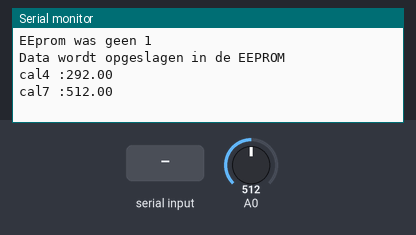
A sketch run on a simulated Arduino Uno, built with avr-gcc and run on an emulated ATmega328P. Parts: the last lines printed to the serial monitor. The inputs (shaded band) are chosen by the test bench; at power-on: A0 = 512. EEPROM starts erased.

Above: at 1.2 s.
1.3 s: "90,45\n" received over Serial
At 2.1 s:
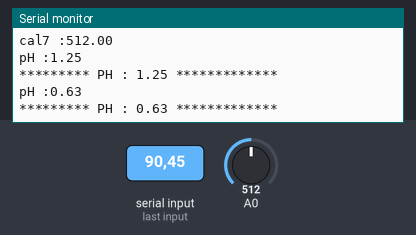
2.8 s: "1\n" received over Serial
At 5.1 s:
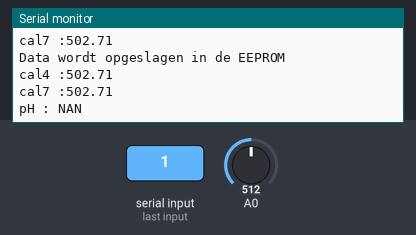
5.4 s: "30,150\n" received over Serial
At 6.2 s:
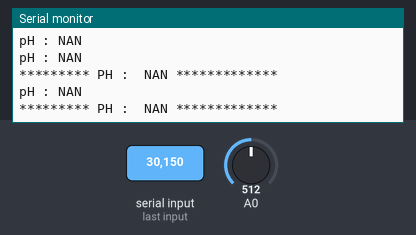
6.9 s: "2\n" received over Serial
At 7.7 s:
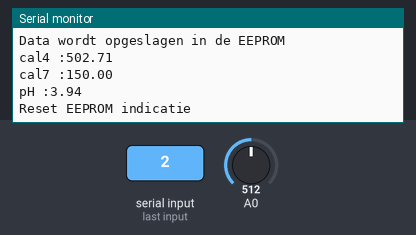
8.4 s: A0 set to 716
At 10.3 s:
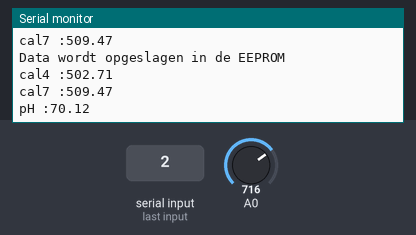
Timing chart, 0 to 11.8 s (numbered marks = the images above; inputs shaded):
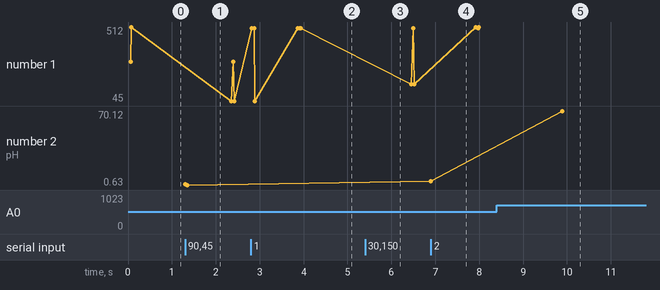

The sketch:

Ph_metting_vb.ino
```cpp
//Ph meting en EEPROM gebruik
//Riekus Bennink
// AV de glasbaars

// We hebben de EEPROM library nodig
#include <EEPROM.h>
//voor het filteren van de analoge (A0) waarden gebruiken een kalmanfilter
#include <SimpleKalmanFilter.h>

// dit is omdat dit makkelijk is
#include <arduino-timer.h>

auto _Timer = timer_create_default();  // hier maken we een timer
//SimpleKalmanFilter(e_mea, e_est, q);
//e_mea: Measurement Uncertainty
// e_est: Estimation Uncertainty
//q: Process Noise

SimpleKalmanFilter analogeWaardeGefilterd(2, 2, 0.01);
float _GefilterdAnalogeWaarde = 0.0;

struct DATA {  // hier defineren een data structuur
  float cal4 = 292.0;
  float cal7 = 512.0;
};

DATA _Data;  // dit is nu het type  DATA
float _PhWaarde = 0.0;

void slaDataOp() {
  Serial.println("Data wordt opgeslagen in de EEPROM");
  Serial.println("cal4 :" + String(_Data.cal4));
  Serial.println("cal7 :" + String(_Data.cal7));
  EEPROM.put(1, _Data);
  EEPROM.write(0, 1);  // we schrijven hier de waarde 1 op adres 0 , zodat we weten dat we wat opgeslagen hebben
}

void leesData() {
  if (EEPROM.read(0) == 1) {  //als de waarde op adres 0 een 1 dan hebben we data op geslagen
    EEPROM.get(1, _Data);
    Serial.println("Data is gelezen uit de EEPROM");
    Serial.println("cal4 :" + String(_Data.cal4));
    Serial.println("cal7 :" + String(_Data.cal7));
  } else{
    Serial.println("EEprom was geen 1");
    slaDataOp();
  }
}

void resetEEPROM(){
   EEPROM.write(0, 0);
}

bool flterDeAnalogeWaarde(void *) {
  _GefilterdAnalogeWaarde = analogeWaardeGefilterd.updateEstimate(analogRead(A0));
  return true;
}

bool berekenDePh() {
  // bereken de lijn door twee punten namelijk punt(4,cal4) en punt (7,cal7)
  // vergelijking een lijn is y=ax+b
  // a = richtingscoefficient
  float a = (7.00 - 4.00) / (_Data.cal7 - _Data.cal4);  // richtingscoefficient
  // de vergelijking lijn wordt dan y = 3/(cal7-cal4)
  // om b te bereken vullen een punt in bv punt(4,cal4)
  float b = 4 -a*_Data.cal4;
  _PhWaarde = a * _GefilterdAnalogeWaarde +b;
  Serial.println("pH :" + String(_PhWaarde, 2));
}

void setup() {
  Serial.begin(9600);
  // Lees data uit EEPROM
  leesData();
  //hier definieren we de timers
  _Timer.every(300, flterDeAnalogeWaarde);  // elke 300 ms wordt de waarde van de analoge ingang gemeten en gefilterd
  _Timer.every(3000, berekenDePh);          // elke 3 seconde bereken de Ph
}

void loop() {
  _Timer.tick();  // dit is voor de auto timer
  if (Serial.available()) {
    /*
     0) is Kalibreren 7,00
     1) is kalibreren 4.00
     2) is rest EEPROM
     getallen groter als 2 wordt gezien als testwaarde van A0
    */
    int _user = Serial.parseInt();  //
    switch (_user) {
      case 0:
        // de waarde van de gefilterde waarde is de kalibratie waarde 7.00 (pen staat +/- 2 minuten in 7.00)
        Serial.println("Kalibratie 7 einde");
        _Data.cal7 = _GefilterdAnalogeWaarde;
        Serial.println("cal7 :" + String(_Data.cal7));
        slaDataOp();
        break;
      case 1:
        // de waarde van de gefilterde waarde is de kalibratie waarde 4.00 (pen staat +/- 2 minuten in 4.00)
         Serial.println("Kalibratie 4 einde");
        _Data.cal4 = _GefilterdAnalogeWaarde;
        Serial.println("cal4 :" + String(_Data.cal4));
        slaDataOp();
        break;
      case 2:
       // reset EEPROM
       Serial.println("Reset EEPROM indicatie");
       resetEEPROM();
      break;
      default:
        // dit de test waarde voor de analoge ingang A0
        _GefilterdAnalogeWaarde = float(_user);
         if(berekenDePh()){
          Serial.println("********* PH : " + String(_PhWaarde, 2) + " *************");
         }
    }
  }
}
```

Measured:
- after the input at 1.3 s, the serial monitor: prints a new line at once (image 1)
- after the input at 2.8 s, the serial monitor: prints a new line at once (image 2)
- after the input at 5.4 s, the serial monitor: prints a new line at once (image 3)
- after the input at 6.9 s, the serial monitor: prints a new line at once (image 4)
- after the input at 8.4 s, the serial monitor: prints a new line after 1.5 s (image 5)
- plotted number 1: 512 → 45 after the input at 1.3 s, 45 → 502.71 after the input at 2.8 s, 502.71 → 150 after the input at 5.4 s, 150 → 509.47 after the input at 6.9 s
- plotted number 2: 0.63 → 3.94 after the input at 5.4 s, 3.94 → 70.12 after the input at 8.4 s
